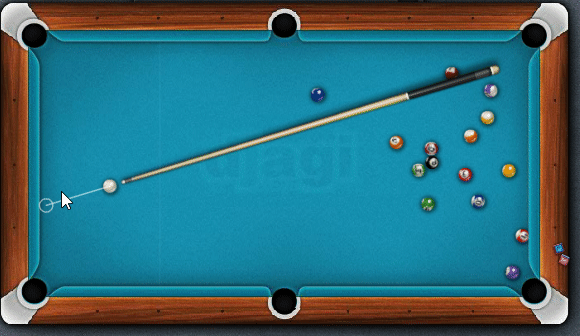
#> input picture pool_table.gif, 580 x 336 px, given in place of pool_table.jpg, which was not available
$ python detection_ver1.py
#> lines starting #> are read from the running program, lines starting #| are printed output that depends on the picture; after the words box and inside, x2 and y2 are one past the last pixel; in counts of white or black regions, pixels touching at a corner belong together; pictures that were not available may be replaced by others from this repository, and a replacement may not be noted
import cv2
import numpy as np

# Load the image
image = cv2.imread('pool_table.jpg')
#> image is the input picture: shape (336, 580, 3); mean B, G, R 121.4, 108.9, 47

# Step 1: Convert the image to grayscale
gray = cv2.cvtColor(image, cv2.COLOR_BGR2GRAY)
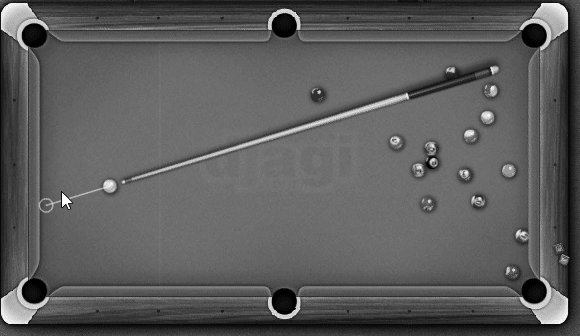
#> gray: shape (336, 580); min 1, max 252, mean 91.8

# Step 2: Apply Gaussian blur to reduce noise and improve circle detection
gray_blurred = cv2.GaussianBlur(gray, (15, 15), 0)
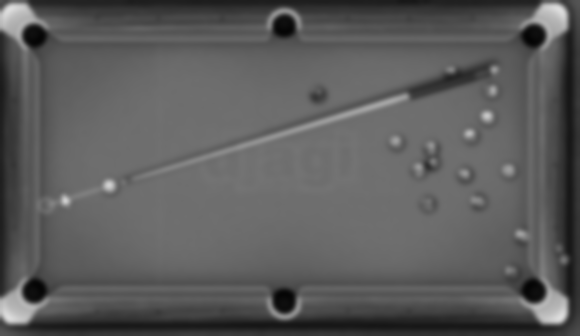
#> gray_blurred: shape (336, 580); min 4, max 221, mean 91.8

# Step 3: Detect circles using Hough Circle Transform
circles = cv2.HoughCircles(
    gray_blurred,
    cv2.HOUGH_GRADIENT, dp=1.2, minDist=30, param1=50, param2=30, minRadius=10, maxRadius=50
)
#> circles = [[283.8, 300.6, 12.04], [533.4, 291, 12.64], [533.4, 35.4, 12.52], [34.2, 291, 12.76], [283.8, 25.8, 12.28], [34.2, 35.4, 12.64]]

# Check if circles were detected
if circles is not None:
    # Convert the (x, y) coordinates and radius of the circles to integers
    circles = np.round(circles[0, :]).astype("int")
#> circles = [[284, 301, 12], [533, 291, 13], [533, 35, 13], [34, 291, 13], [284, 26, 12], [34, 35, 13]]

    # Loop over the circles and draw them on the image
    for (x, y, r) in circles:
        cv2.circle(image, (x, y), r, (0, 255, 0), 4)  # Draw the circle in green
        cv2.rectangle(image, (x - 5, y - 5), (x + 5, y + 5), (0, 128, 255), -1)  # Mark the center
#> this loop made 6 passes
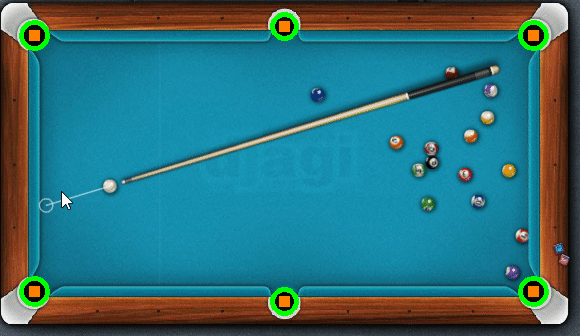
#> image: shape (336, 580, 3); 1.57% of pixels changed, all inside (x1, y1, x2, y2) = (19, 12, 549, 316)

    # Show the output image with the detected circles
    cv2.imshow("Detected Circles", image)
    cv2.waitKey(0)
    cv2.destroyAllWindows()
else:
    print("No circles were detected.")

# Optional: Save the output image
cv2.imwrite("pool_table_detected.jpg", image)

$ run again, with PoolTable.jpg saved as pool_table.gif
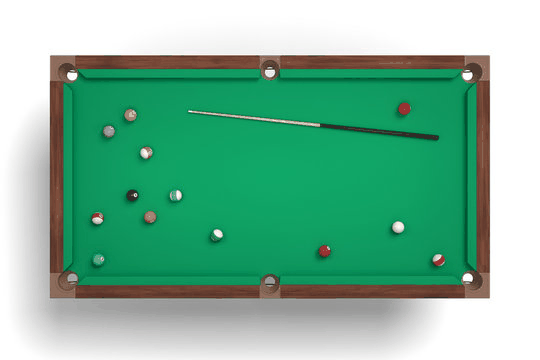
#> input picture PoolTable.jpg, 540 x 360 px, given in place of pool_table.jpg, which was not available
#> image is the input picture: shape (360, 540, 3); mean B, G, R 154.4, 181.4, 124.1
#> `gray = cv2.cvtColor(image, cv2.COLOR_BGR2GRAY)`:
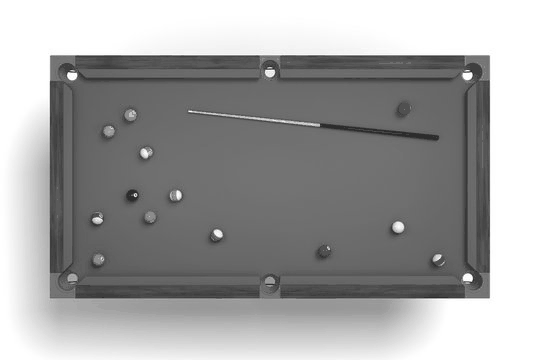
#> gray: shape (360, 540); min 44, max 255, mean 161.2
#> `gray_blurred = cv2.GaussianBlur(gray, (15, 15), 0)`:
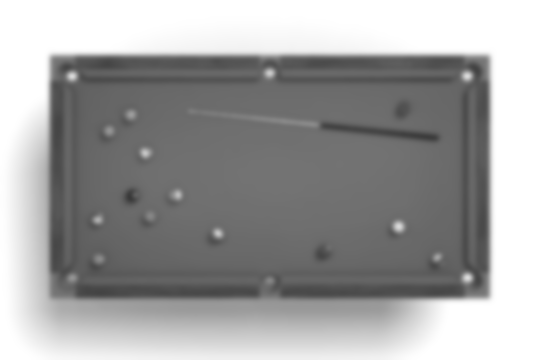
#> gray_blurred: shape (360, 540); min 57, max 255, mean 161.2
#> circles = None
